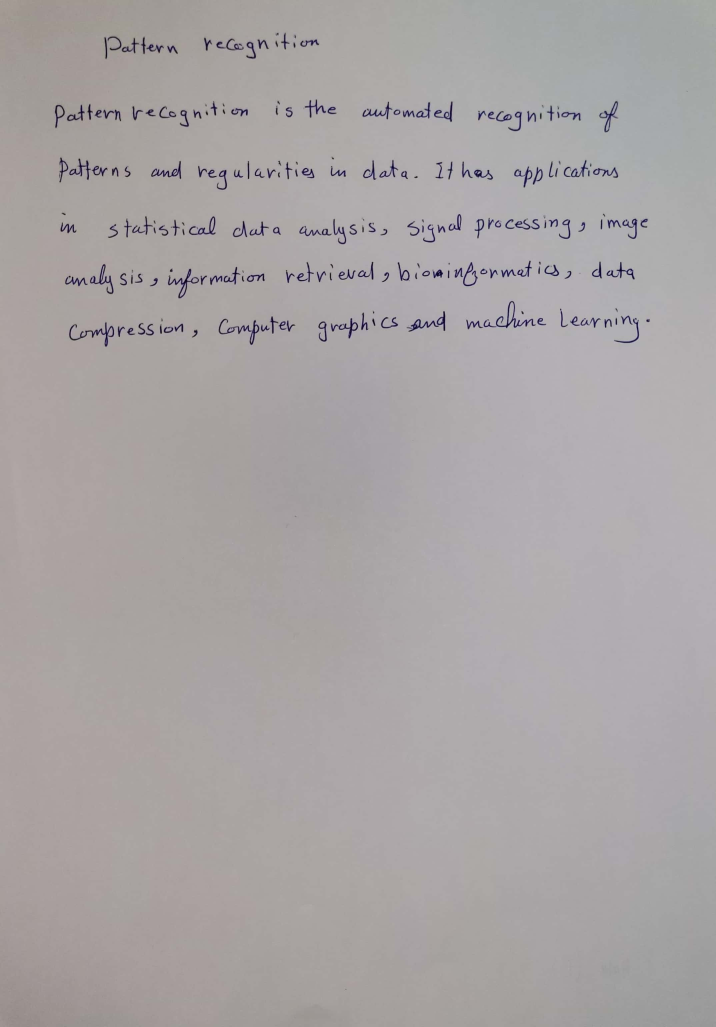
#> input picture Project Submission/test/003.jpg, 2148 x 3080 px, given as the content of the folder Gold_Hinge/InputImages, which was not available (shown at 1/3 size)
$ python feature_extrator.py
#> lines starting #> are read from the running program, lines starting #| are printed output that depends on the picture; after the words box and inside, x2 and y2 are one past the last pixel; in counts of white or black regions, pixels touching at a corner belong together; pictures that were not available may be replaced by others from this repository, and a replacement may not be noted
### Gold_Hinge/FeaturesExtraction/hinge_feature_extraction.py
# -*- coding: utf-8 -*-
"""
Created on Thu Dec 10 11:36:02 2020

@author: swati
"""
import imutils
from PIL import Image, ImageEnhance
import cv2
import matplotlib.pyplot as plt
import numpy as np


N_ANGLE_BINS = 40
BIN_SIZE = 360 // N_ANGLE_BINS
LEG_LENGTH = 25

class Hinge():
    def __init__(self, opt):
        self.sharpness_factor = opt.sharpness_factor
        self.bordersize = opt.bordersize
        self.show_images = opt.show_images
        self.is_binary = opt.is_binary

    # [18 lines left out: function preprocess_binary_image, not called in this run]

    def preprocess_image(self, img_file, sharpness_factor = 10, bordersize = 3):
        im = Image.open(img_file)

        enhancer = ImageEnhance.Sharpness(im)
        im_s_1 = enhancer.enhance(sharpness_factor)
        # plt.imshow(im_s_1, cmap='gray')

        (width, height) = (im.width * 2, im.height * 2)
        im_s_1 = im_s_1.resize((width, height))
        if self.show_images: plt.imshow(im_s_1, cmap='gray')
        image = np.array(im_s_1)
        image = cv2.copyMakeBorder(
            image,
            top=bordersize,
            bottom=bordersize,
            left=bordersize,
            right=bordersize,
            borderType=cv2.BORDER_CONSTANT,
            value=[255,255,255]
        )
        orig_image = image.copy()

        image = cv2.cvtColor(image, cv2.COLOR_BGR2GRAY)
        image = cv2.GaussianBlur(image,(3,3),0)
        if self.show_images: plt.imshow(image, cmap='gray')
        (thresh, bw_image) = cv2.threshold(image, 128, 255, cv2.THRESH_BINARY | cv2.THRESH_OTSU)
        if self.show_images: plt.imshow(bw_image, cmap='gray')
        return bw_image, orig_image

    def get_contour_pixels(self, bw_image):
        contours, _= cv2.findContours(
            bw_image, cv2.RETR_TREE,
            cv2.CHAIN_APPROX_NONE
            )
        # contours = imutils.grab_contours(contours)
        contours = sorted(contours, key=cv2.contourArea, reverse=True)[1:]

        img2 = bw_image.copy()[:,:,np.newaxis]
        img2 = np.concatenate([img2, img2, img2], axis = 2)

        if self.show_images:
            for cnt in contours :
                cv2.drawContours(img2, [cnt], 0, (255, 0, 0), 1)

            plt.imshow(img2, cmap='gray')
        return contours

    def get_hinge_features(self, img_file):
        if self.is_binary:
            bw_image, _ = self.preprocess_binary_image(img_file, self.sharpness_factor, self.bordersize)
        else:
            bw_image, _ = self.preprocess_image(img_file, self.sharpness_factor, self.bordersize)
#> in preprocess_image, im is the input picture: PIL image 2148x3080 RGB; mean R, G, B 169.4, 164.5, 165.2
#> in preprocess_image, `(thresh, bw_image) = cv2.threshold(image, 128, 255, cv2.THRESH_BINARY ..`:
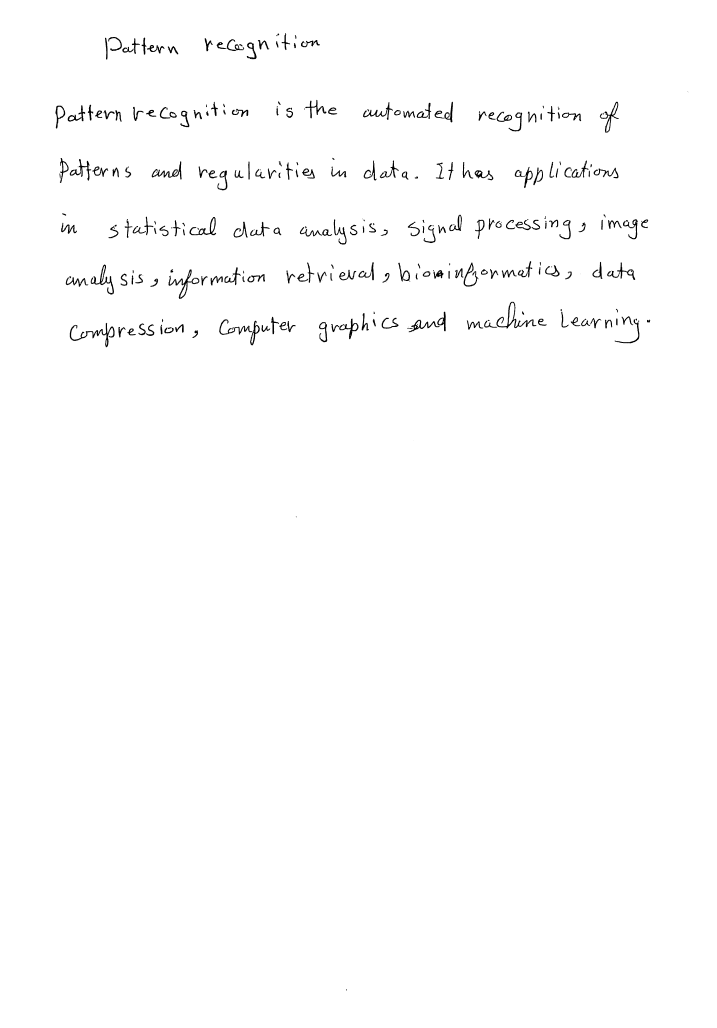
#> bw_image: shape (6166, 4302) (shown at 1/6 size); 99% white; 325 black regions (58 under 20 px)
#> in preprocess_image, `(thresh, bw_image) = cv2.threshold(image, 128, 255, cv2.THRESH_BINARY ..`: thresh = 98
        contours = self.get_contour_pixels(bw_image)
#> in get_contour_pixels, `contours, _= cv2.findContours( bw_image, cv2.RETR_TREE, cv2.CHAIN_APPR..`: contours = 412 contours, 68 with area under 20; largest, box (x1, y1, x2, y2) and area: (0, 0, 4302, 6166) 26515665, (2978, 1810, 3220, 1972) 8736, (1010, 1616, 1197, 1794) 7386, (418, 1935, 689, 2084) 6716, (3598, 610, 3715, 797) 5579
#> in get_contour_pixels, `contours = sorted(contours, key=cv2.contourArea, reverse=True)[1:]`: contours = 411 contours, 68 with area under 20; largest, box (x1, y1, x2, y2) and area: (2978, 1810, 3220, 1972) 8736, (1010, 1616, 1197, 1794) 7386, (418, 1935, 689, 2084) 6716, (3598, 610, 3715, 797) 5579, (543, 1586, 685, 1768) 5409

        hist = np.zeros((N_ANGLE_BINS, N_ANGLE_BINS))

        # print([len(cnt) for cnt in contours])
        for cnt in contours:
            n_pixels = len(cnt)
            if n_pixels <= LEG_LENGTH:
                continue

            points = np.array([point[0] for point in cnt])
            xs, ys = points[:, 0], points[:, 1]
            point_1s = np.array([cnt[(i + LEG_LENGTH) % n_pixels][0] for i in range(n_pixels)])
            point_2s = np.array([cnt[(i - LEG_LENGTH) % n_pixels][0] for i in range(n_pixels)])
            x1s, y1s = point_1s[:, 0], point_1s[:, 1]
            x2s, y2s = point_2s[:, 0], point_2s[:, 1]

            phi_1s = np.degrees(np.arctan2(y1s - ys, x1s - xs) + np.pi)
            phi_2s = np.degrees(np.arctan2(y2s - ys, x2s - xs) + np.pi)

            indices = np.where(phi_2s > phi_1s)[0]

            for i in indices:
                phi1 = int(phi_1s[i] // BIN_SIZE) % N_ANGLE_BINS
                phi2 = int(phi_2s[i] // BIN_SIZE) % N_ANGLE_BINS
                hist[phi1, phi2] += 1
#> this loop made 411 passes
#> n_pixels on passes 1 to 3: 1243, 984, 1529
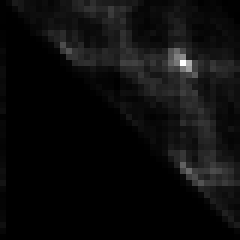
#> hist: shape (40, 40) float64 (shown 6 times larger); min 0, max 500, mean 24.7; drawn with min black and max white

        normalised_hist = hist / np.sum(hist)
        feature_vector = normalised_hist[np.triu_indices_from(normalised_hist, k = 1)]
#> feature_vector = 780 values, max 0.0126 at index 364, min 0 at index 149, mean 0.00126

        return feature_vector

if __name__ == '__name__':
    import argparse
    parser = argparse.ArgumentParser(description="")
    parser.add_argument("--img_file", type=str, default=r"IMAGE FILE LOCATION")
    parser.add_argument("--sharpness_factor", type=int, default=10)
    parser.add_argument("--bordersize", type=int, default=3)
    parser.add_argument("--show_images", type=bool, default=False)
    parser.add_argument("--is_binary", type=bool, default=True)
    opt = parser.parse_args()

    hinge = Hinge(opt)
    feature_vector = hinge.get_hinge_features((opt.img_file))

    print ("shape of feature vector: {}".format(feature_vector.shape))

### Gold_Hinge/FeaturesExtraction/cold_feature_extraction.py
# -*- coding: utf-8 -*-
"""
Created on Fri Dec 11 16:26:30 2020

@author: swati
"""
import imutils
from PIL import Image, ImageEnhance
import cv2
import matplotlib.pyplot as plt
import numpy as np

N_RHO_BINS = 7
N_ANGLE_BINS = 12
N_BINS = N_RHO_BINS * N_ANGLE_BINS
BIN_SIZE = 360 // N_ANGLE_BINS
R_INNER = 5.0
R_OUTER = 35.0
K_S = np.arange(3, 8)

class Cold():
    def __init__(self, opt):
        self.sharpness_factor = opt.sharpness_factor
        self.bordersize = opt.bordersize
        self.show_images = opt.show_images
        self.is_binary = opt.is_binary

    # [17 lines left out: function preprocess_binary_image, not called in this run]

    def preprocess_image(self, img_file, sharpness_factor = 10, bordersize = 3):
        im = Image.open(img_file)

        enhancer = ImageEnhance.Sharpness(im)
        im_s_1 = enhancer.enhance(sharpness_factor)
        # plt.imshow(im_s_1, cmap='gray')

        (width, height) = (im.width * 2, im.height * 2)
        im_s_1 = im_s_1.resize((width, height))
        if self.show_images: plt.imshow(im_s_1, cmap='gray')
        image = np.array(im_s_1)
        image = cv2.copyMakeBorder(
            image,
            top=bordersize,
            bottom=bordersize,
            left=bordersize,
            right=bordersize,
            borderType=cv2.BORDER_CONSTANT,
            value=[255, 255, 255]
        )
        orig_image = image.copy()

        image = cv2.cvtColor(image, cv2.COLOR_BGR2GRAY)
        image = cv2.GaussianBlur(image,(3,3),0)
        if self.show_images: plt.imshow(image, cmap='gray')
        (thresh, bw_image) = cv2.threshold(image, 128, 255, cv2.THRESH_BINARY | cv2.THRESH_OTSU)
        if self.show_images: plt.imshow(bw_image, cmap='gray')
        return bw_image, orig_image

    def get_contour_pixels(self, bw_image):
        contours, _= cv2.findContours(
            bw_image, cv2.RETR_TREE,
            cv2.CHAIN_APPROX_NONE
            )
        # contours = imutils.grab_contours(contours)
        contours = sorted(contours, key=cv2.contourArea, reverse=True)[1:]

        img2 = bw_image.copy()[:,:,np.newaxis]
        img2 = np.concatenate([img2, img2, img2], axis = 2)
        if self.show_images:
            for cnt in contours :
                cv2.drawContours(img2, [cnt], 0, (255, 0, 0), 1)

            plt.imshow(img2, cmap='gray')
        return contours

    def get_cold_features(self, img_file, approx_poly_factor = 0.01):
        if self.is_binary:
            bw_image, _ = self.preprocess_binary_image(img_file, self.sharpness_factor, self.bordersize)
        else:
            bw_image, _ = self.preprocess_image(img_file, self.sharpness_factor, self.bordersize)
        contours = self.get_contour_pixels(bw_image)

        rho_bins_edges = np.log10(np.linspace(R_INNER, R_OUTER, N_RHO_BINS))
        feature_vectors = np.zeros((len(K_S), N_BINS))

        # print([len(cnt) for cnt in contours])
        for j, k in enumerate(K_S):
            hist = np.zeros((N_RHO_BINS, N_ANGLE_BINS))
            for cnt in contours:
                epsilon = approx_poly_factor * cv2.arcLength(cnt,True)
                cnt = cv2.approxPolyDP(cnt,epsilon,True)
                n_pixels = len(cnt)

                point_1s = np.array([point[0] for point in cnt])
                x1s, y1s = point_1s[:, 0], point_1s[:, 1]
                point_2s = np.array([cnt[(i + k) % n_pixels][0] for i in range(n_pixels)])
                x2s, y2s = point_2s[:, 0], point_2s[:, 1]

                thetas = np.degrees(np.arctan2(y2s - y1s, x2s - x1s) + np.pi)
                rhos = np.sqrt((y2s - y1s) ** 2 + (x2s - x1s) ** 2)
                rhos_log_space = np.log10(rhos)

                quantized_rhos = np.zeros(rhos.shape, dtype=int)
                for i in range(N_RHO_BINS):
                    quantized_rhos += (rhos_log_space < rho_bins_edges[i])

                for i, r_bin in enumerate(quantized_rhos):
                    theta_bin = int(thetas[i] // BIN_SIZE) % N_ANGLE_BINS
                    hist[r_bin - 1, theta_bin] += 1

            normalised_hist = hist / hist.sum()
            feature_vectors[j] = normalised_hist.flatten()

        return feature_vectors.flatten()


if __name__ == '__name__':
    import argparse
    parser = argparse.ArgumentParser(description="")
    parser.add_argument("--img_file", type=str, default=r"IMAGE FILE LOCATION")
    parser.add_argument("--sharpness_factor", type=int, default=10)
    parser.add_argument("--bordersize", type=int, default=3)
    parser.add_argument("--show_images", type=bool, default=False)
    parser.add_argument("--is_binary", type=bool, default=False)
    opt = parser.parse_args()

    cold = Cold(opt)
    feature_vectors = cold.get_cold_features(opt.img_file)

    print ("shape of feature vector: {}".format(feature_vectors.shape))

### Gold_Hinge/FeaturesExtraction/feature_extrator.py
# -*- coding: utf-8 -*-
"""
Created on Sat Dec 12 22:23:46 2020

@author: swati
"""
from hinge_feature_extraction import *
from cold_feature_extraction import *
import argparse
import numpy as np
import os
from tqdm import tqdm

# if __name__ == '__name__':

# def GetFeatures(input,output):

parser = argparse.ArgumentParser(description="")
parser.add_argument("--input_folder", type=str,
                    default=r"Gold_Hinge/InputImages")
parser.add_argument("--output_folder", type=str,
                    default=r"Gold_Hinge/FeaturesOutput")
parser.add_argument("--sharpness_factor", type=int, default=10)
parser.add_argument("--bordersize", type=int, default=3)
parser.add_argument("--show_images", type=bool, default=False)
parser.add_argument("--is_binary", type=bool, default=False)
opt = parser.parse_args()

input_folder = opt.input_folder
output_folder = opt.output_folder

class_dirs = os.listdir(input_folder)

class_dirs.sort()
print(class_dirs)

hinge_feature_vectors = []
cold_feature_vectors = []
labels = []
label_names = []
ecount = 0

cold = Cold(opt)
hinge = Hinge(opt)

for i, class_dir in enumerate(class_dirs):
    img_filenames = os.listdir(os.path.join(input_folder, class_dir))
    for img_filename in tqdm(img_filenames):
        try:
            img_path = os.path.join(input_folder, class_dir, img_filename)
            h_f = hinge.get_hinge_features(img_path)
#> h_f has the same summary as feature_vector in get_hinge_features
            c_f = cold.get_cold_features(img_path)
#> in preprocess_image, `(thresh, bw_image) = cv2.threshold(image, 128, 255, cv2.THRESH_BINARY ..`: thresh = 98
#> in get_contour_pixels, `contours, _= cv2.findContours( bw_image, cv2.RETR_TREE, cv2.CHAIN_APPR..`: contours = 412 contours, 68 with area under 20; largest, box (x1, y1, x2, y2) and area: (0, 0, 4302, 6166) 26515665, (2978, 1810, 3220, 1972) 8736, (1010, 1616, 1197, 1794) 7386, (418, 1935, 689, 2084) 6716, (3598, 610, 3715, 797) 5579
#> in get_contour_pixels, `contours = sorted(contours, key=cv2.contourArea, reverse=True)[1:]`: contours = 411 contours, 68 with area under 20; largest, box (x1, y1, x2, y2) and area: (2978, 1810, 3220, 1972) 8736, (1010, 1616, 1197, 1794) 7386, (418, 1935, 689, 2084) 6716, (3598, 610, 3715, 797) 5579, (543, 1586, 685, 1768) 5409
#> after the loop in get_cold_features, `for j, k in enumerate(K_S):`: cnt = [[2577, 628]]
#> c_f = 420 values, max 0.0676 at index 330, min 0.00227 at index 97, mean 0.0119

            hinge_feature_vectors.append(h_f)
            cold_feature_vectors.append(c_f)
            label_names.append(class_dir)
            if(class_dir == 'icdarTrainImages'):
                labels.append(img_filename[:4])
            else:
                labels.append(i)
        except Exception as inst:
            ecount += 1
            if ecount % 20 == 0:
                print(inst, f'error count: {ecount}')
            continue

    print(f"[STATUS] processed folder: {class_dir}")

np.save(os.path.join(output_folder, f"hinge_features.npy"), hinge_feature_vectors)
np.save(os.path.join(output_folder, f"cold_features.npy"), cold_feature_vectors)
np.savez(os.path.join(output_folder, f"labels"),
         label=labels, label_name=label_names)

print(f"Saved all hinge and cold features")
print('error count: {ecount}')

$ run again, on Project Submission/test/004.jpg
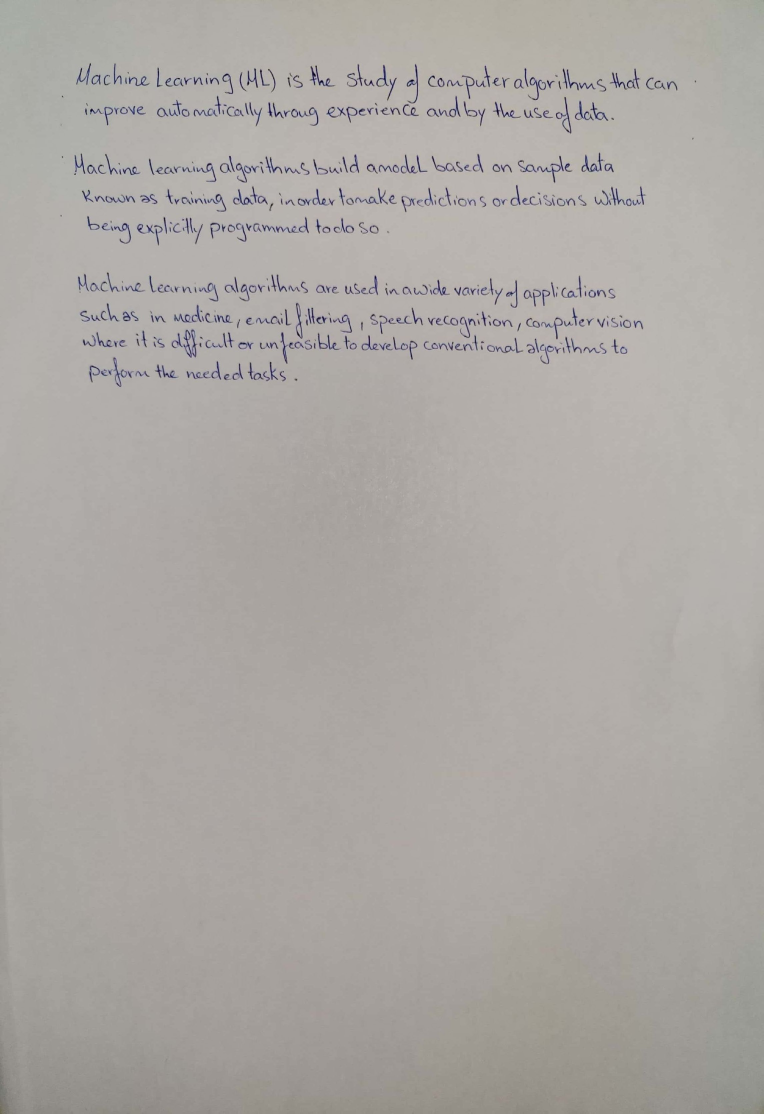
#> input picture Project Submission/test/004.jpg, 2292 x 3340 px, given as the content of the folder Gold_Hinge/InputImages, which was not available (shown at 1/3 size)
#> in preprocess_image, im is the input picture: PIL image 2292x3340 RGB; mean R, G, B 172.1, 168, 164.1
#> in preprocess_image, `(thresh, bw_image) = cv2.threshold(image, 128, 255, cv2.THRESH_BINARY ..`:
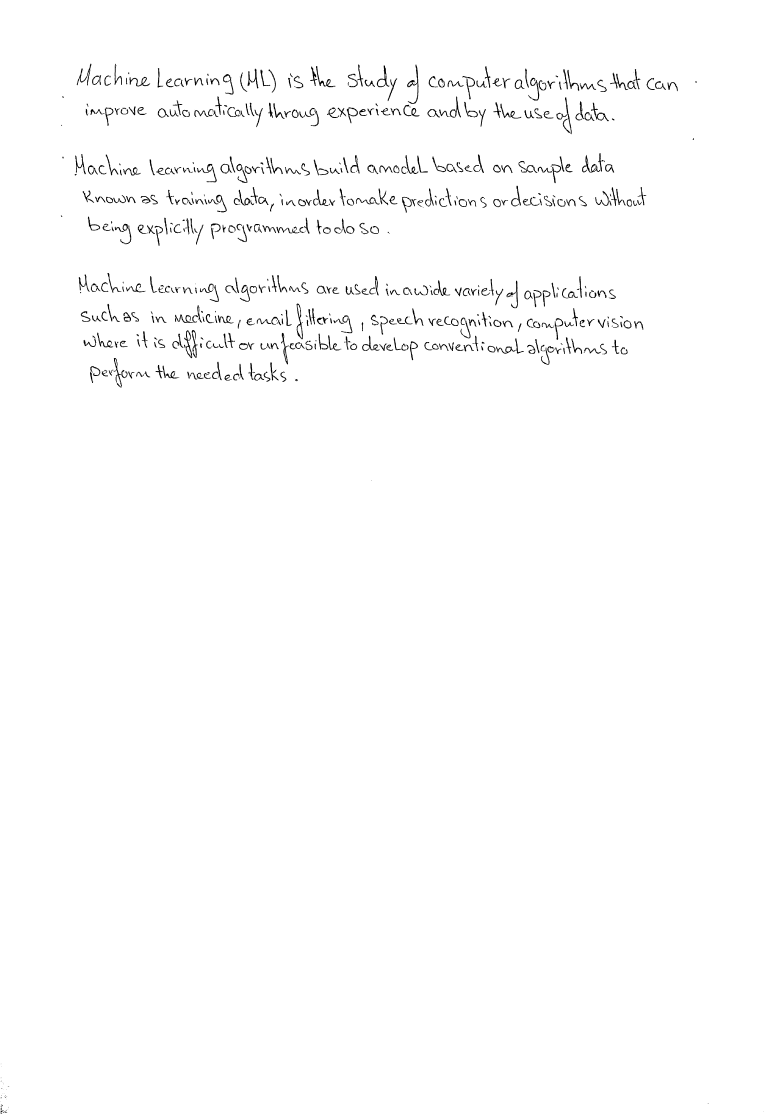
#> bw_image: shape (6686, 4590) (shown at 1/6 size); 98.8% white; 850 black regions (201 under 20 px)
#> in preprocess_image, `(thresh, bw_image) = cv2.threshold(image, 128, 255, cv2.THRESH_BINARY ..`: thresh = 105
#> in get_contour_pixels, `contours, _= cv2.findContours( bw_image, cv2.RETR_TREE, cv2.CHAIN_APPR..`: contours = 987 contours, 244 with area under 20; largest, box (x1, y1, x2, y2) and area: (0, 0, 4590, 6686) 30677465, (1778, 1820, 1819, 2037) 4438, (2260, 391, 2338, 524) 3589, (1104, 1980, 1154, 2150) 3568, (3545, 614, 3655, 728) 3137
#> in get_contour_pixels, `contours = sorted(contours, key=cv2.contourArea, reverse=True)[1:]`: contours = 986 contours, 244 with area under 20; largest, box (x1, y1, x2, y2) and area: (1778, 1820, 1819, 2037) 4438, (2260, 391, 2338, 524) 3589, (1104, 1980, 1154, 2150) 3568, (3545, 614, 3655, 728) 3137, (2080, 643, 2148, 741) 3080
#> the loop in get_hinge_features, `for cnt in contours:` made 986 passes
#> n_pixels on passes 1 to 3: 456, 376, 408
#> after the loop in get_hinge_features, `for cnt in contours:`:
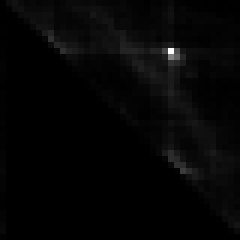
#> hist: shape (40, 40) float64 (shown 6 times larger); min 0, max 2076, mean 44.4; drawn with min black and max white
#> feature_vector = 780 values, max 0.0292 at index 303, min 5.64e-05 at index 76, mean 0.00126
#> h_f has the same summary as feature_vector in get_hinge_features
#> in preprocess_image, `(thresh, bw_image) = cv2.threshold(image, 128, 255, cv2.THRESH_BINARY ..`: thresh = 105
#> in get_contour_pixels, `contours, _= cv2.findContours( bw_image, cv2.RETR_TREE, cv2.CHAIN_APPR..`: contours = 987 contours, 244 with area under 20; largest, box (x1, y1, x2, y2) and area: (0, 0, 4590, 6686) 30677465, (1778, 1820, 1819, 2037) 4438, (2260, 391, 2338, 524) 3589, (1104, 1980, 1154, 2150) 3568, (3545, 614, 3655, 728) 3137
#> in get_contour_pixels, `contours = sorted(contours, key=cv2.contourArea, reverse=True)[1:]`: contours = 986 contours, 244 with area under 20; largest, box (x1, y1, x2, y2) and area: (1778, 1820, 1819, 2037) 4438, (2260, 391, 2338, 524) 3589, (1104, 1980, 1154, 2150) 3568, (3545, 614, 3655, 728) 3137, (2080, 643, 2148, 741) 3080
#> after the loop in get_cold_features, `for j, k in enumerate(K_S):`: cnt = [[1882, 433]]
#> c_f = 420 values, max 0.08 at index 330, min 0.00271 at index 275, mean 0.0119
